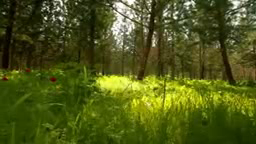
#> input picture frame 41 of OpenCV/03_OpenCV_VIDEO_READ_AND_WRITE/01_VIDEO_READ_AND_WRITE/ExampleVideo.avi, 256 x 144 px, given in place of pedestrian.mp4, which was not available
$ jupyter execute video_analysis_dense_optical_flow-farneback_optical_flow.ipynb   (text cells are left out)
#> lines starting #> are read from the running program, lines starting #| are printed output that depends on the picture; pictures that were not available may be replaced by others from this repository, and a replacement may not be noted
[cell 1]
import cv2 as cv
import numpy as np

[cell 2]
# Göreceli yol ile video dosyasına erişim
video_path = "../04_VIDEO_ANALYSIS_BACKGROUND_SUBTRACTION_AND_ROI_EXTRACTION_OF_THE_FOREGROUND/pedestrian.mp4"
# VideoCapture nesnesi ile video dosyasını aç
cap = cv.VideoCapture(video_path)

[cell 3]
ret, frame1 = cap.read() # İlk kareyi oku
#> frame1 is the input picture: shape (144, 256, 3); mean B, G, R 25, 87.6, 78.1

prvs = cv.cvtColor(frame1, cv.COLOR_BGR2GRAY) # İlk kareyi gri tonlamaya çevir
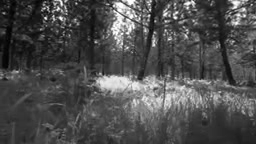
#> prvs: shape (144, 256); min 1, max 255, mean 77.6

[cell 4]
# HSV formatında boş bir görüntü matrisi oluştur ve
# doygunluk kanalını (S) 255'e ayarla
hsv = np.zeros_like(frame1)
hsv[..., 1] = 255

[cell 5]
def dense_opt_flow(hsv, prvs):
    while 1: # Sonsuz döngü
        ret, frame2 = cap.read() # Bir sonraki kareyi oku
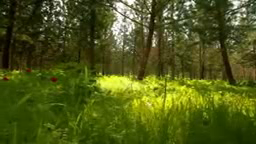
#> input picture frame 42 of OpenCV/03_OpenCV_VIDEO_READ_AND_WRITE/01_VIDEO_READ_AND_WRITE/ExampleVideo.avi, 256 x 144 px, given in place of pedestrian.mp4, which was not available
#> frame2 is the input picture: shape (144, 256, 3); mean B, G, R 24.9, 87.8, 78.2

        if not ret: # Eğer kare alınamadıysa döngüden çık
            print("Video sonuna ulaşıldı veya dosya okunamıyor.")
            break

        nextt = cv.cvtColor(frame2, cv.COLOR_BGR2GRAY) # Yeni kareyi gri tonlamaya çevir
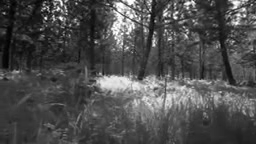
#> nextt: shape (144, 256); min 1, max 255, mean 77.7

        # Farneback algoritması ile optik akışı hesapla
        flow = cv.calcOpticalFlowFarneback(
            prvs,       # 'prvs': Önceki kare (gri tonlamalı).
            nextt,      # 'nextt': Mevcut kare (gri tonlamalı).
            None,       # None: Optik akış hesaplamaları için boş matris (ilk değer).
            0.5,        # 'pyr_scale': Görüntü piramidi skalası (küçültme oranı), 0.5 = her seviye yarı boyutta.
            3,          # 'levels': Piramitteki seviye sayısı (katman sayısı).
            15,         # 'winsize': Optik akışın hesaplanacağı pencere boyutu (büyüklüğü pikseller cinsinden).
            3,          # 'iterations': Her piramit seviyesi için algoritmanın kaç iterasyon yapacağı.
            5,          # 'poly_n': Optik akışın polinomsal genişletme derecesi (genişleme çevresindeki alan).
            1.2,        # 'poly_sigma': Gaussian kerneli için sigma değeri (filtreleme pürüzsüzleştirme).
            0)           # 'flags': Ekstra işleme bayrakları, burada sıfır (standart işlem).

        # Akış vektörlerini polar koordinatlara çevir (büyüklük ve açı)
        mag, ang = cv.cartToPolar(flow[..., 0],
                                  flow[..., 1])
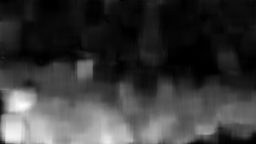
#> mag: shape (144, 256) float32; min 3.75e-05, max 2.01, mean 0.453; drawn with min black and max white
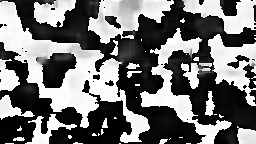
#> ang: shape (144, 256) float32; min 6.58e-06, max 6.28, mean 2.83; drawn with min black and max white
        # Açıyı HSV formatının Hue (renk tonu) kanalına aktar
        hsv[..., 0] = ang*180/np.pi/2
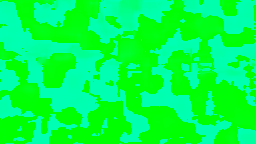
#> hsv: shape (144, 256, 3); mean of channels 0, 1, 2 80.7, 255, 0; drawn as B, G, R
        # Büyüklüğü normalleştir ve HSV'nin parlaklık (V) kanalına aktar
        hsv[..., 2] = cv.normalize(mag,        # 'mag': Normalleştirilecek büyüklük verisi (optik akışın büyüklüğü).
                                   None,       # None: Çıkış matrisi, burada None kullanılıyor (yeni bir matris oluşturulacak).
                                   0,          # 'alpha': Normalleştirilen değerlerin minimum sınırı.
                                   255,        # 'beta': Normalleştirilen değerlerin maksimum sınırı.
                                   cv.NORM_MINMAX) # 'norm_type': Normalizasyon tipi, burada minimum ve maksimuma göre normalize edilir.
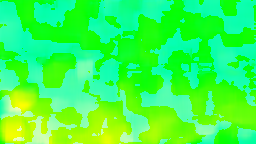
#> hsv: shape (144, 256, 3); mean of channels 0, 1, 2 80.7, 255, 56.8; drawn as B, G, R

        # HSV'yi geri BGR formatına çevir
        bgr = cv.cvtColor(hsv, cv.COLOR_HSV2BGR)
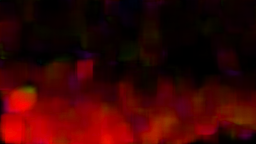
#> bgr: shape (144, 256, 3); mean B, G, R 2.5, 3.3, 56.7

        # Sonraki kareyi ve optik akış sonuçlarını görüntüle
        cv.imshow("frame2", bgr)
        cv.imshow("frame1", frame2)

        # 'Esc' tuşuna basarak döngüyü sonlandır
        k = cv.waitKey(30) & 0xff
#> (key Esc is pressed here)
        if k == 27:
            break

        prvs = nextt # Sonraki kareyi bir önceki kare olarak ayarla

$ run again, starting later in the video
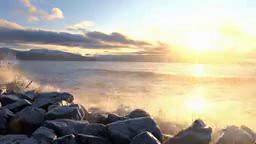
#> input picture frame 187 of OpenCV/03_OpenCV_VIDEO_READ_AND_WRITE/01_VIDEO_READ_AND_WRITE/ExampleVideo.avi, 256 x 144 px, given in place of pedestrian.mp4, which was not available
#> frame1 is the input picture: shape (144, 256, 3); mean B, G, R 154.1, 168.8, 175.2
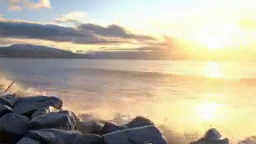
#> input picture frame 188 of OpenCV/03_OpenCV_VIDEO_READ_AND_WRITE/01_VIDEO_READ_AND_WRITE/ExampleVideo.avi, 256 x 144 px, given in place of pedestrian.mp4, which was not available
#> in dense_opt_flow, frame2 is the input picture: shape (144, 256, 3); mean B, G, R 158.2, 177.1, 185
#> in dense_opt_flow, `bgr = cv.cvtColor(hsv, cv.COLOR_HSV2BGR)`:
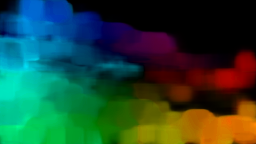
#> bgr: shape (144, 256, 3); mean B, G, R 52.5, 70.8, 32.9

$ run again, starting later in the video
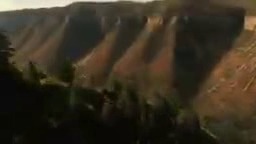
#> input picture frame 332 of OpenCV/03_OpenCV_VIDEO_READ_AND_WRITE/01_VIDEO_READ_AND_WRITE/ExampleVideo.avi, 256 x 144 px, given in place of pedestrian.mp4, which was not available
#> frame1 is the input picture: shape (144, 256, 3); mean B, G, R 33.3, 48, 56.2
#> in dense_opt_flow, `hsv[..., 2] = cv.normalize(mag,        # 'mag': Normalleştirilecek büy..`:
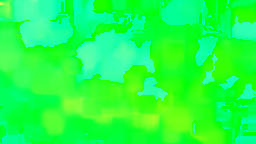
#> hsv: shape (144, 256, 3); mean of channels 0, 1, 2 72.2, 255, 31.8; drawn as B, G, R
#> in dense_opt_flow, `bgr = cv.cvtColor(hsv, cv.COLOR_HSV2BGR)`:
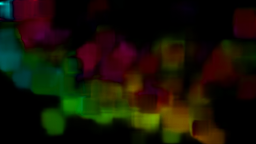
#> bgr: shape (144, 256, 3); mean B, G, R 4.8, 18.8, 22
